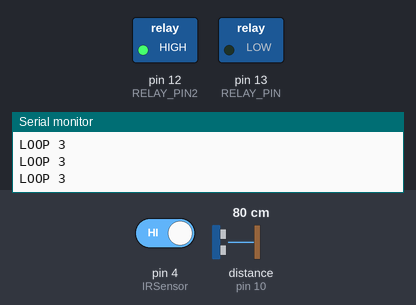
A sketch run on a simulated Arduino Uno, built with avr-gcc and run on an emulated ATmega328P. On the bench: switched loads named in the sketch (green lamp = pin HIGH), the last lines printed to the serial monitor. Wiring (inferred from the names in the program): ultrasonic range finder: trigger pin 8; echo pin 10. The inputs (shaded band) are chosen by the test bench; at power-on: distance to the obstacle (sensor on pin 10) 80 cm, pin 4 (IRSensor) HIGH. The echo pulse lasts 58.3 µs per cm; pins used as bus, display or sensor lines are not drawn.

Above: at 1.2 s.
1.3 s: distance to the obstacle (sensor on pin 10) set to 28 cm
2.8 s: distance to the obstacle (sensor on pin 10) set to 23 cm
At 3.8 s:
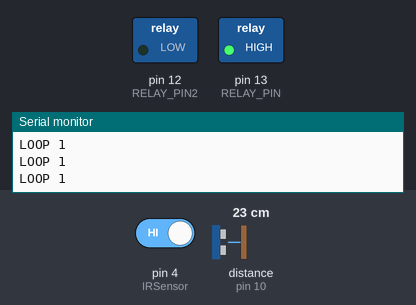
4.4 s: distance to the obstacle (sensor on pin 10) set to 35 cm
At 5.0 s:
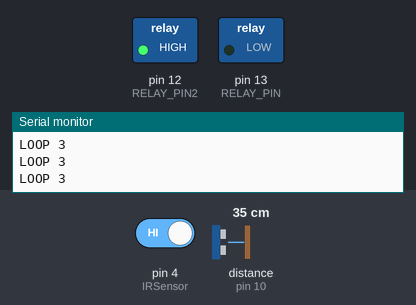
5.9 s: distance to the obstacle (sensor on pin 10) set to 2 cm
At 7.2 s:
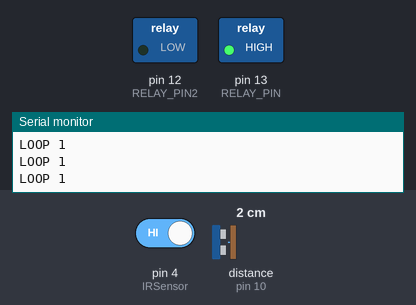
Timing chart, 0 to 8.4 s (numbered marks = the images above; inputs shaded):
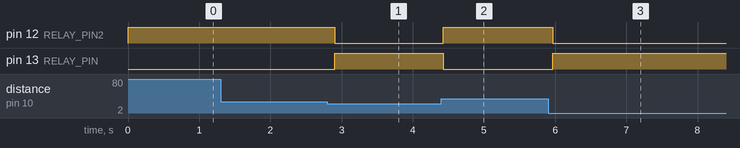

The sketch:

trash_final.ino
```cpp
#include <Arduino.h>
#include <NewPing.h>
#include <SoftwareSerial.h>


int TRIG_PIN  = 8;
int ECHO_PIN  = 10;
const int RELAY_PIN = 13;
const int RELAY_PIN2 = 12;
const int Flame_Pin = 7;
int IRSensor = 4;
SoftwareSerial sw(0, 1);

const int DISTANCE_THRESHOLD = 25;
int dist;
int val;

float duration_us, distance_cm;

void setup() {
  Serial.begin (115200);
  pinMode(IRSensor,INPUT);
  pinMode(RELAY_PIN2,OUTPUT);
  pinMode(TRIG_PIN, OUTPUT);
  pinMode(ECHO_PIN, INPUT);
  pinMode(RELAY_PIN, OUTPUT);
  pinMode(Flame_Pin,INPUT);
  sw.begin(9600);

}

int IR_Val()
{
  int Sense_val = digitalRead(IRSensor);
  return Sense_val;
}
int Fal_Val()
{
  int Sense_val = digitalRead(Flame_Pin);
  return Sense_val;
}


int sonar_Distance()
{

  digitalWrite(TRIG_PIN, HIGH);
  delayMicroseconds(10);
  digitalWrite(TRIG_PIN, LOW);


  duration_us = pulseIn(ECHO_PIN, HIGH);

  distance_cm = 0.017 * duration_us;
  return distance_cm ;
}


void loop ()
{
  dist = sonar_Distance();
  val = IR_Val();

  if(dist < DISTANCE_THRESHOLD && val == HIGH)
  {
    digitalWrite(RELAY_PIN, HIGH);
    digitalWrite(RELAY_PIN2, LOW);
    Serial.println("LOOP 1");
    sw.println("Distance From Sonar ");
    sw.print(dist);
  }

  else if (val == LOW && dist > DISTANCE_THRESHOLD)
  {
    digitalWrite(RELAY_PIN, LOW);
    digitalWrite(RELAY_PIN2, HIGH);
    Serial.println("LOOP 2");

  }
  else if(val == LOW || dist > DISTANCE_THRESHOLD)
  {
     digitalWrite(RELAY_PIN, LOW);
    digitalWrite(RELAY_PIN2, HIGH);
    Serial.println("LOOP 3");

  }

  else if (Fal_Val()==0)
  {
    digitalWrite(RELAY_PIN, LOW);
    digitalWrite(RELAY_PIN2, HIGH);

    Serial.println("Flame Detected");
    sw.println("FLAME Detected From Aurdino");
    sw.print(Fal_Val());

  }


  //Serial.print("distance: ");
  //Serial.print(dist);
 // Serial.println(" cm");
  //Serial.println(val);

  delay(100);
}
```

Measured:
- the behaviour switches between 26 and 25 cm on distance to the obstacle (sensor on pin 10) (found by bisection; images 0 and 1)
- after the input at 2.8 s, pin 12 (RELAY_PIN2): HIGH → LOW after 0.10 s; pin 13 (RELAY_PIN): LOW → HIGH after 0.10 s
- after the input at 4.4 s, pin 12 (RELAY_PIN2): LOW → HIGH at once; pin 13 (RELAY_PIN): HIGH → LOW at once
- after the input at 5.9 s, pin 12 (RELAY_PIN2): HIGH → LOW after 0.07 s; pin 13 (RELAY_PIN): LOW → HIGH after 0.07 s
